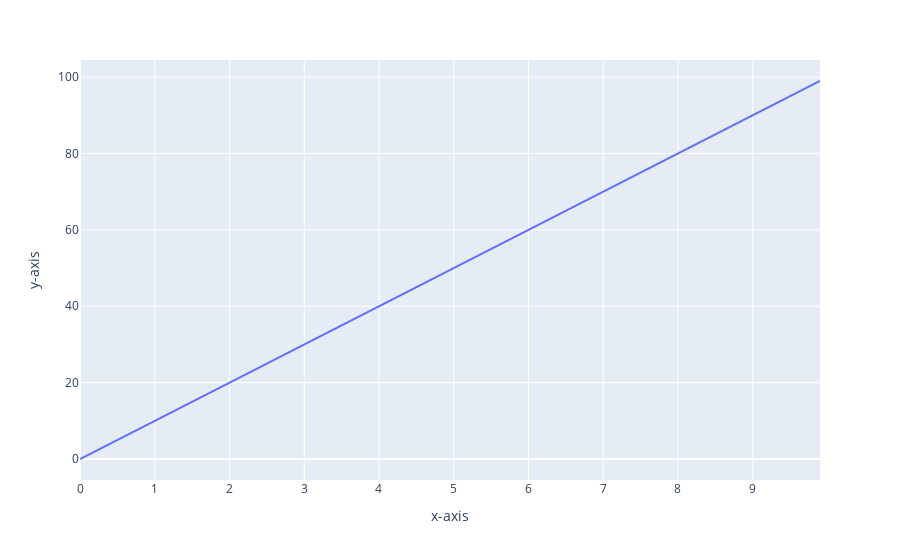

The code cell stored with this chart in its notebook:
### Code cell
import plotly.express as px
px.line(x,y, labels = {"x":"x-axis","index":"y-axis"})

### Figure 1 — Plotly figure (JSON) as saved in the notebook; plotly's stock layout.template omitted (floating-point values rounded to 4 significant figures)
{"data": [{"hovertemplate": "x-axis=%{x}<br>y-axis=%{y}<extra></extra>", "legendgroup": "", "line": {"color": "#636efa", "dash": "solid"}, "mode": "lines", "name": "", "orientation": "h", "showlegend": false, "type": "scatter", "x": [0, 0.1, 0.2, 0.3, 0.4, 0.5, 0.6, 0.7, 0.8, 0.9, 1, 1.1, 1.2, 1.3, 1.4, 1.5, 1.6, 1.7, 1.8, 1.9, 2, 2.1, 2.2, 2.3, 2.4, 2.5, 2.6, 2.7, 2.8, 2.9, 3, 3.1, 3.2, 3.3, 3.4, 3.5, 3.6, 3.7, 3.8, 3.9, 4, 4.1, 4.2, 4.3, 4.4, 4.5, 4.6, 4.7, 4.8, 4.9, 5, 5.1, 5.2, 5.3, 5.4, 5.5, 5.6, 5.7, 5.8, 5.9, 6, 6.1, 6.2, 6.3, 6.4, 6.5, 6.6, 6.7, 6.8, 6.9, 7, 7.1, 7.2, 7.3, 7.4, 7.5, 7.6, 7.7, 7.8, 7.9, 8, 8.1, 8.2, 8.3, 8.4, 8.5, 8.6, 8.7, 8.8, 8.9, 9, 9.1, 9.2, 9.3, 9.4, 9.5, 9.6, 9.7, 9.8, 9.9], "xaxis": "x", "y": [0, 1, 2, 3, 4, 5, 6, 7, 8, 9, 10, 11, 12, 13, 14, 15, 16, 17, 18, 19, 20, 21, 22, 23, 24, 25, 26, 27, 28, 29, 30, 31, 32, 33, 34, 35, 36, 37, 38, 39, 40, 41, 42, 43, 44, 45, 46, 47, 48, 49, 50, 51, 52, 53, 54, 55, 56, 57, 58, 59, 60, 61, 62, 63, 64, 65, 66, 67, 68, 69, 70, 71, 72, 73, 74, 75, 76, 77, 78, 79, 80, 81, 82, 83, 84, 85, 86, 87, 88, 89, 90, 91, 92, 93, 94, 95, 96, 97, 98, 99], "yaxis": "y"}], "layout": {"legend": {"tracegroupgap": 0}, "margin": {"t": 60}, "xaxis": {"anchor": "y", "domain": [0, 1], "title": {"text": "x-axis"}}, "yaxis": {"anchor": "x", "domain": [0, 1], "title": {"text": "y-axis"}}}}
